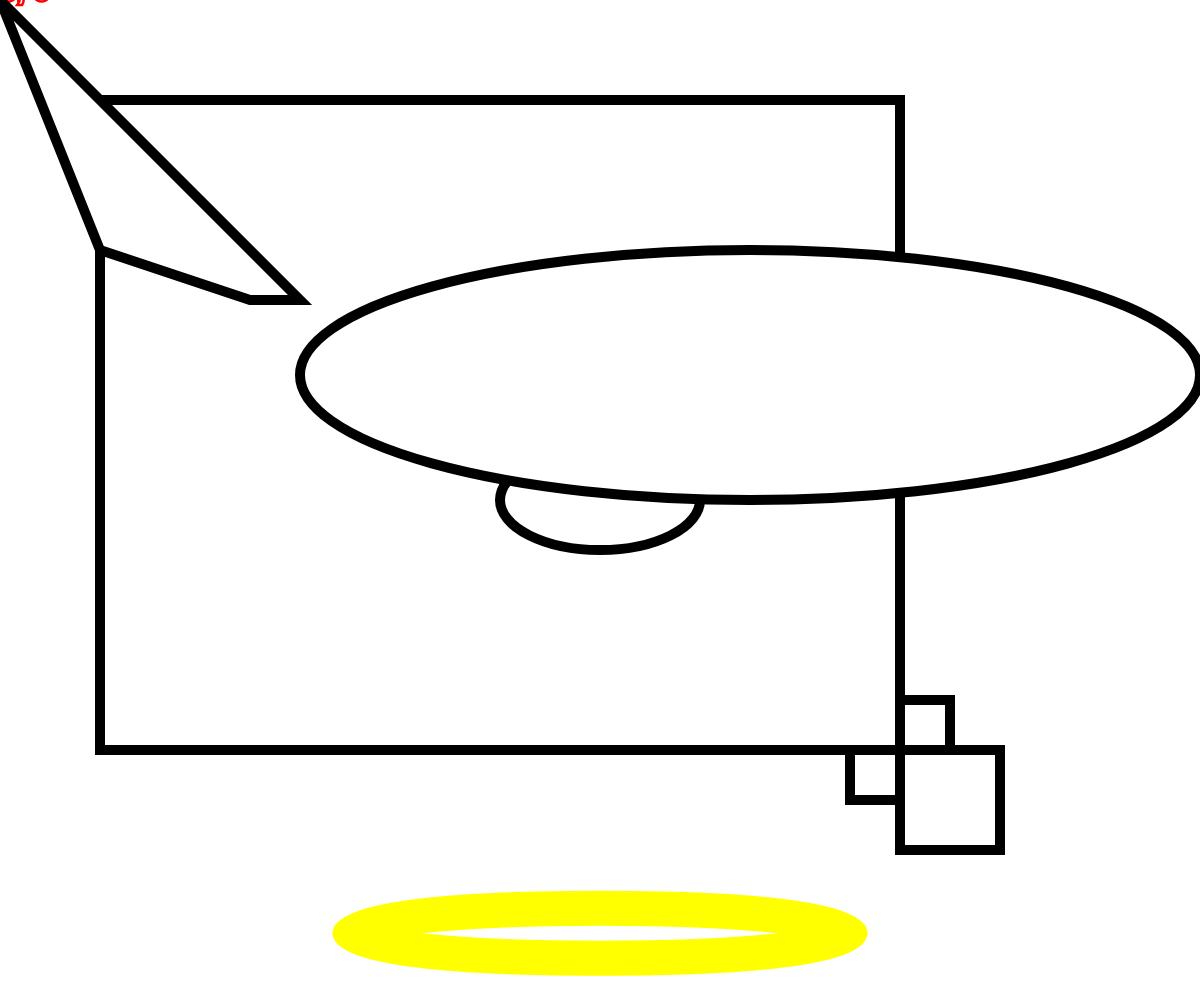
Frame 1 (no input)
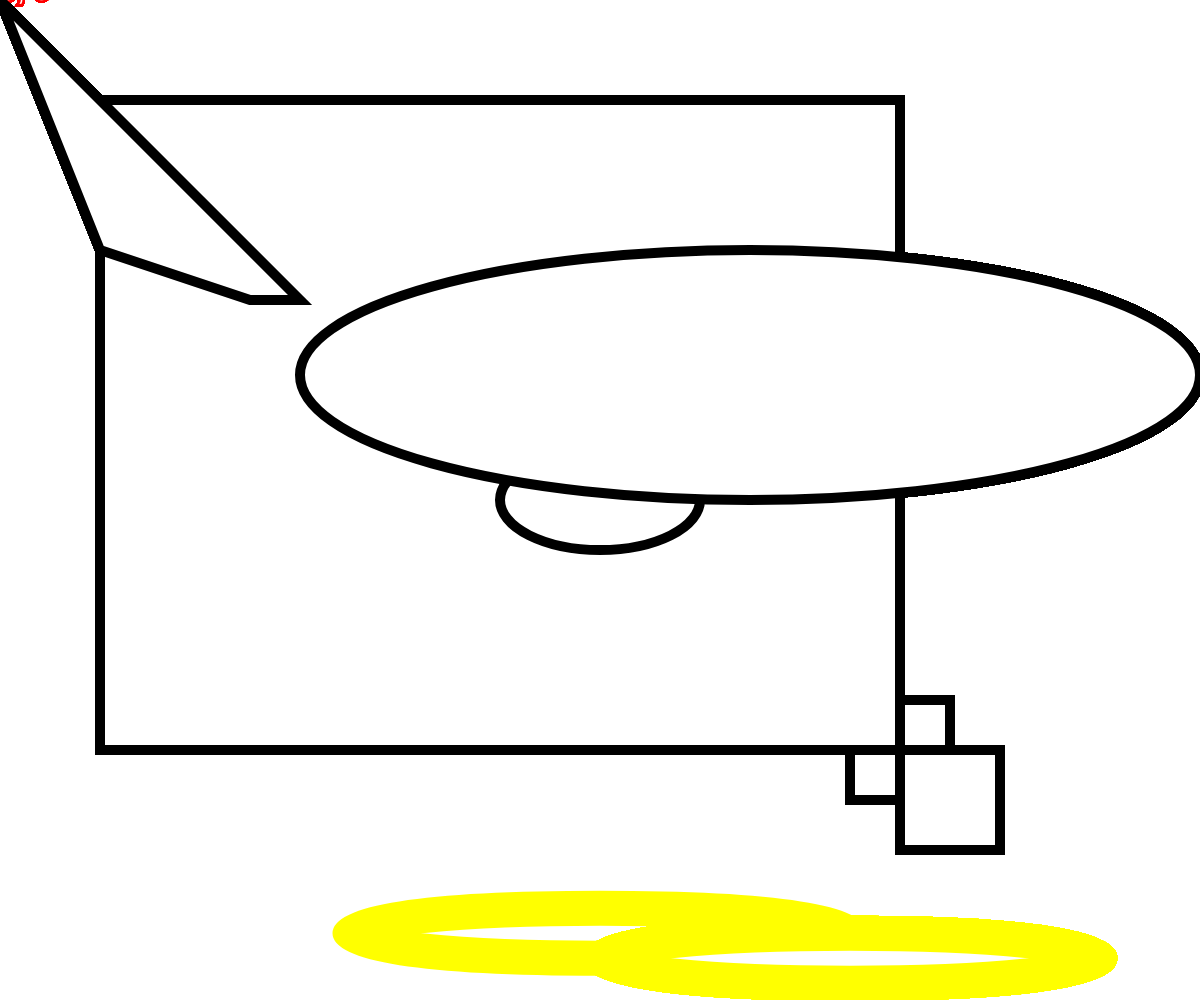
Frame 60 (no input)
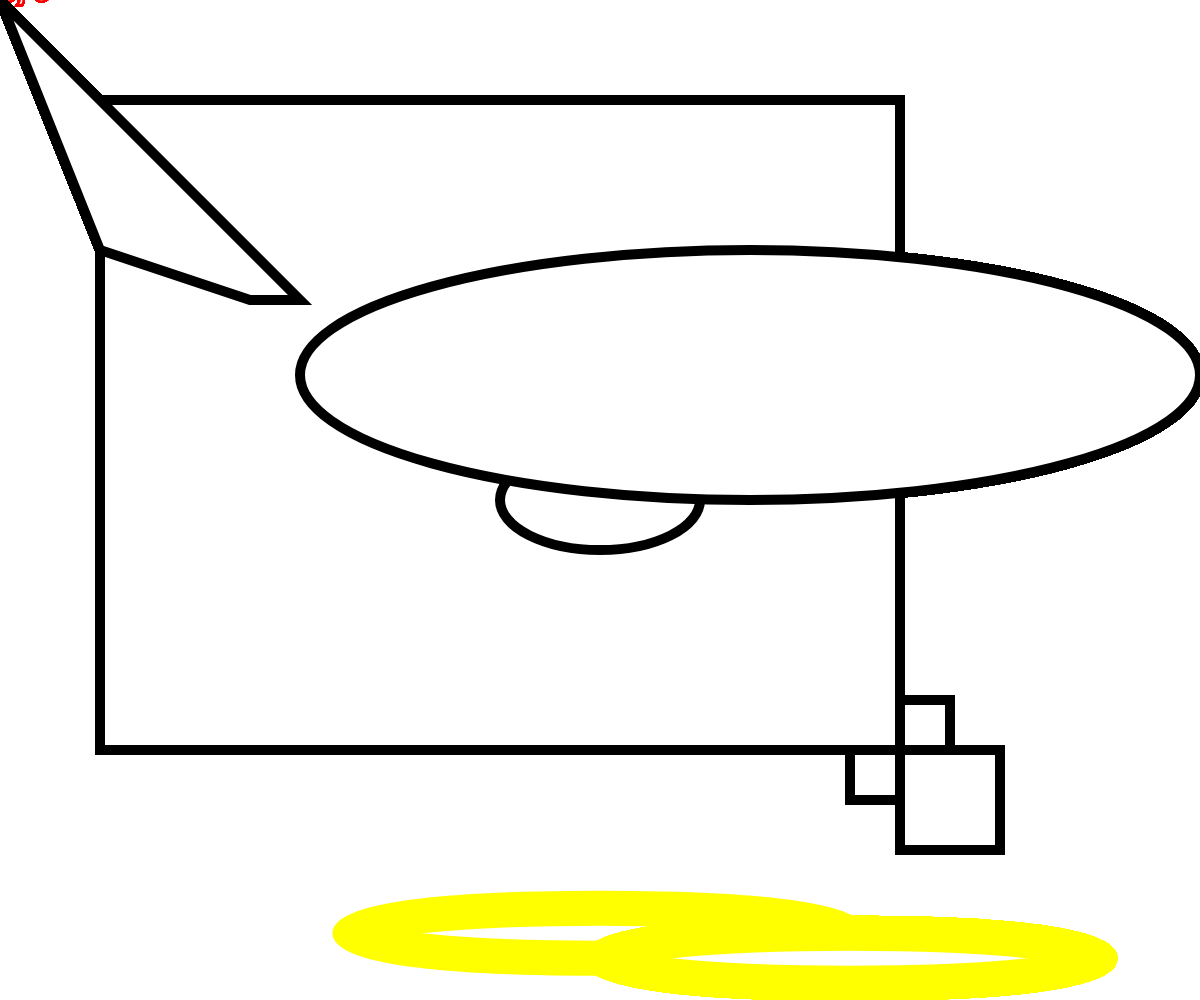
Frame 120 (the mouse pressed at the canvas centre since frame 60)

The p5.js sketch that drew these frames (run headless with seeded random() and noise() and a simulated clock; from frame 60 on, the mouse is pressed at the canvas centre):

// p5.js sketch
// ── sketch.js
function setup() {
  createCanvas(windowWidth, windowHeight);
  // width, height 
  // origin top left


}

function draw() {
  ///////////////////////////////////////// Setup
  // background(240);
  // range 0-255

  stroke('red')
  // stroke color r, g, b values or 'color'

  ///////////////////////////////////////// Circle
  fill('white')  

  strokeWeight(20)
  // outline of circle

  circle(width/2, height/2, 100)
  // pox, poxy, and radius

  ///////////////////////////////////////// Text
  strokeWeight(5)
  // text outline 

  textSize(30)
  // font size 

  text(mouseX + ", " + mouseY, mouseX, mouseY)
  // text, posx, posy

  ///////////////////////////////////////// Point
  strokeWeight(35)
  // size of point

  point(width/2, height/2)
  //position

  ///////////////////////////////////////// Square
  stroke('black')

  square(width/2 - 50, height/8, 100, 25)
  // origin top left w/ x, y, length and border radius

  ///////////////////////////////////////// Ellipse
  stroke('yellow')
  // noFill()

  ellipse(width/2, height * 14/15, 500, 50)
  // x, y, width, height

  ///////////////////////////////////////// Arbitrary shape
  stroke('black')
  strokeWeight(10)
  line(width/4, height/4, width*3/4, height*3/4);

  line(width*3/4, height/4, width/4, height*3/4);
  
  rectMode('center')
  rect(width*3/4, height*3/4, 100, 100)
  rectMode('corners')
  rect(width*3/4, height*3/4, 100, 100)
  rectMode('corner')
  rect(width*3/4, height*3/4, 100, 100)

  ellipseMode(RADIUS)
  ellipse(width/2, height/2, 100, 50)
  ellipseMode(CORNER)
  ellipse(width/4, height/4, width*3/4, height/4)

  beginShape()
  vertex(200, 200)
  vertex(300, 300)
  vertex(250, 300)
  vertex(100, 250)
  vertex(0, 0)
  endShape(CLOSE)

  // fun stuff
  // fun()

}

function extra() {
  // destructuring in javascript
  for (let [x, y] of points) {
    console.log(x, y)
  }

  // mouse pressed
  if (mouseIsPressed) {
    point(mouseX, mouseY)
  }
}

function fun() {
  stroke('red')

  strokeWeight(4)
  textAlign('center')
  text("Buy Target™ or else I will kill you", width/2, height/2 - 100)
  text("I know where you live", width/2, height/2 + 100)

  stroke('black')
  text("Do you think God stays in heaven", width/2, height/2 + 200)
  text("Because he is afraid of what he has created", width/2, height/2 + 300)


}
// ── style.css
html, body {
  margin: 0;
  padding: 0;
  font-family: Arial, Helvetica, sans-serif;
}

canvas {
  display: block;
}

.content {
  margin-top: 10px;
  margin-left: 20vw;
  margin-right: 20vw;
  padding: 10px;
}

.aside {
  border-color: black;
  background-color: rgb(139, 139, 85);
  border-width: 5px;
  border-style: solid;
}


.content p {
  background-color: rgb(124, 82, 82);
}

#third {
  text-shadow: 10px 10px rgb(42, 78, 42);
}

.frog iframe {
  aspect-ratio: 16 / 9;
  height: auto;
  width: 100%;
}
